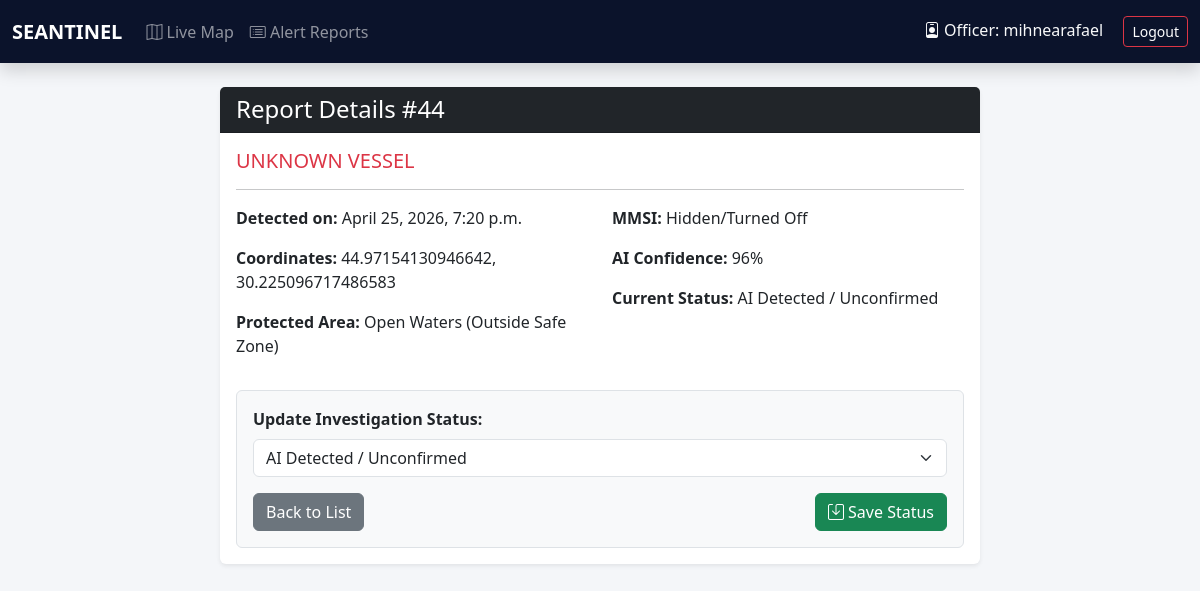
Page /reports/44/ (signed in) on the committed database.
### users/models.py (models this page shows, shortened)
class CustomUser(AbstractUser):
    institution_name = models.CharField(max_length=255, blank=True, null=True)
    badge_number = models.CharField(max_length=50, blank=True, null=True)

### reports/models.py (models this page shows, shortened)
class IllegalReport(models.Model):
    STATUS_CHOICES = [
        ('UNCONFIRMED', 'AI Detected / Unconfirmed'),
        ('INVESTIGATING', 'Under Investigation'),
        ('CONFIRMED', 'Confirmed Illegal Fishing'),
        ('FALSE_ALARM', 'False Alarm'),
    ]
    reported_by = models.ForeignKey(settings.AUTH_USER_MODEL, on_delete=models.SET_NULL, null=True, blank=True)
    timestamp = models.DateTimeField(auto_now_add=True)
    latitude = models.FloatField()
    longitude = models.FloatField()
    ship_name = models.CharField(max_length=100, default="UNKNOWN VESSEL")
    mmsi = models.CharField(max_length=20, blank=True, null=True)
    flag = models.CharField(max_length=50, blank=True, null=True)
    confidence_score = models.IntegerField(default=0, help_text="AI Confidence Score %")
    status = models.CharField(max_length=20, choices=STATUS_CHOICES, default='UNCONFIRMED')
    area = models.ForeignKey(ProtectedArea, on_delete=models.SET_NULL, null=True, blank=True)

### reports/views.py (the view)
# urls.py: path('<int:pk>/', views.report_detail, name='report_detail'),
@login_required
def report_detail(request, pk):
    report = get_object_or_404(IllegalReport, pk=pk)
    if request.method == "POST":
        new_status = request.POST.get('status')
        if new_status in dict(IllegalReport.STATUS_CHOICES).keys():
            report.status = new_status
            report.save()
            return redirect('reports:report_list')
    return render(request, 'reports/report_detail.html', {'report': report})

### templates/reports/report_detail.html (shortened to what this page needs)
{% extends 'base.html' %}
{% block content %}
<div class="row justify-content-center">
    <div class="col-md-8">
        <div class="card shadow-sm border-0">
            <div class="card-header bg-dark text-white">
                <h4 class="mb-0">Report Details #{{ report.id }}</h4>
            </div>
            <div class="card-body">
                <h5 class="card-title text-danger"> {{ report.ship_name }}</h5>
                <hr>
                <div class="row mb-3">
                    <div class="col-md-6">
                        <p><strong>Detected on:</strong> {{ report.timestamp }}</p>
                        <p><strong>Coordinates:</strong> {{ report.latitude }}, {{ report.longitude }}</p>
                        <p><strong>Protected Area:</strong> {{ report.area.name|default:"Open Waters (Outside Safe Zone)" }}</p>
                    </div>
                    <div class="col-md-6">
                        <p><strong>MMSI:</strong> {{ report.mmsi|default:"Hidden/Turned Off" }}</p>
                        <p><strong>AI Confidence:</strong> {{ report.confidence_score }}%</p>
                        <p><strong>Current Status:</strong> {{ report.get_status_display }}</p>
                    </div>
                </div>
                <form method="POST" class="bg-light p-3 border rounded">
                    <label class="form-label fw-bold">Update Investigation Status:</label>
                    <select name="status" class="form-select mb-3">
                        {% for key, value in report.STATUS_CHOICES %}
                            <option value="{{ key }}" {% if report.status == key %}selected{% endif %}>{{ value }}</option>
                        {% endfor %}
                    </select>
                    <div class="d-flex justify-content-between">
                        <a href="{% url 'reports:report_list' %}" class="btn btn-secondary">Back to List</a>
                        <button type="submit" class="btn btn-success"><i class="bi bi-save"></i> Save Status</button>
                    </div>
                </form>
            </div>
        </div>
    </div>
</div>
{% endblock %}

### templates/base.html (shortened to what this page needs)
<!DOCTYPE html>
<html lang="en">
<head>
    <link href="https://cdn.jsdelivr.net/npm/bootstrap@5.3.0/dist/css/bootstrap.min.css" rel="stylesheet">
    <link rel="stylesheet" href="https://cdn.jsdelivr.net/npm/bootstrap-icons@1.10.5/font/bootstrap-icons.css">
    <link rel="stylesheet" href="https://unpkg.com/leaflet/dist/leaflet.css"/>
</head>
<body>
<nav class="navbar navbar-expand-lg navbar-dark mb-4 shadow">
  <div class="container-fluid">
    <a class="navbar-brand fw-bold" href="{% url 'monitoring:dashboard' %}">
         SEANTINEL
    </a>
    <div class="collapse navbar-collapse" id="navbarNav">
      <ul class="navbar-nav me-auto">
        <li class="nav-item">
          <a class="nav-link" href="{% url 'monitoring:dashboard' %}"><i class="bi bi-map"></i> Live Map</a>
        </li>
        {% if user.is_authenticated %}
        <li class="nav-item">
          <a class="nav-link" href="{% url 'reports:report_list' %}"><i class="bi bi-card-list"></i> Alert Reports</a>
        </li>
        {% endif %}
      </ul>
      <span class="navbar-text">
        {% if user.is_authenticated %}
            <span class="text-light me-3"><i class="bi bi-person-badge"></i> Officer: {{ user.username }}</span>
            <a href="{% url 'users:logout' %}" class="btn btn-sm btn-outline-danger">Logout</a>
        {% else %}
            <a href="{% url 'users:login' %}" class="btn btn-sm btn-outline-info">Institution Login</a>
        {% endif %}
      </span>
    </div>
  </div>
</nav>
<div class="container-fluid px-4">
    {% block content %}
    {% endblock %}
</div>
</body>
</html>

### templates/base.html (style rules this page uses)
body { background-color: #f4f6f9; }
.navbar { background-color: #0b132b !important; }

### rows in the picture
CustomUser: username "mihnearafael"
IllegalReport: id "44", ship_name "UNKNOWN VESSEL", timestamp "April 25, 2026, 7:20 p.m.", latitude "44.97154130946642", longitude "30.225096717486583", area.name "Open Waters (Outside Safe Zone)", mmsi "Hidden/Turned Off", confidence_score "96", status "AI Detected / Unconfirmed"
